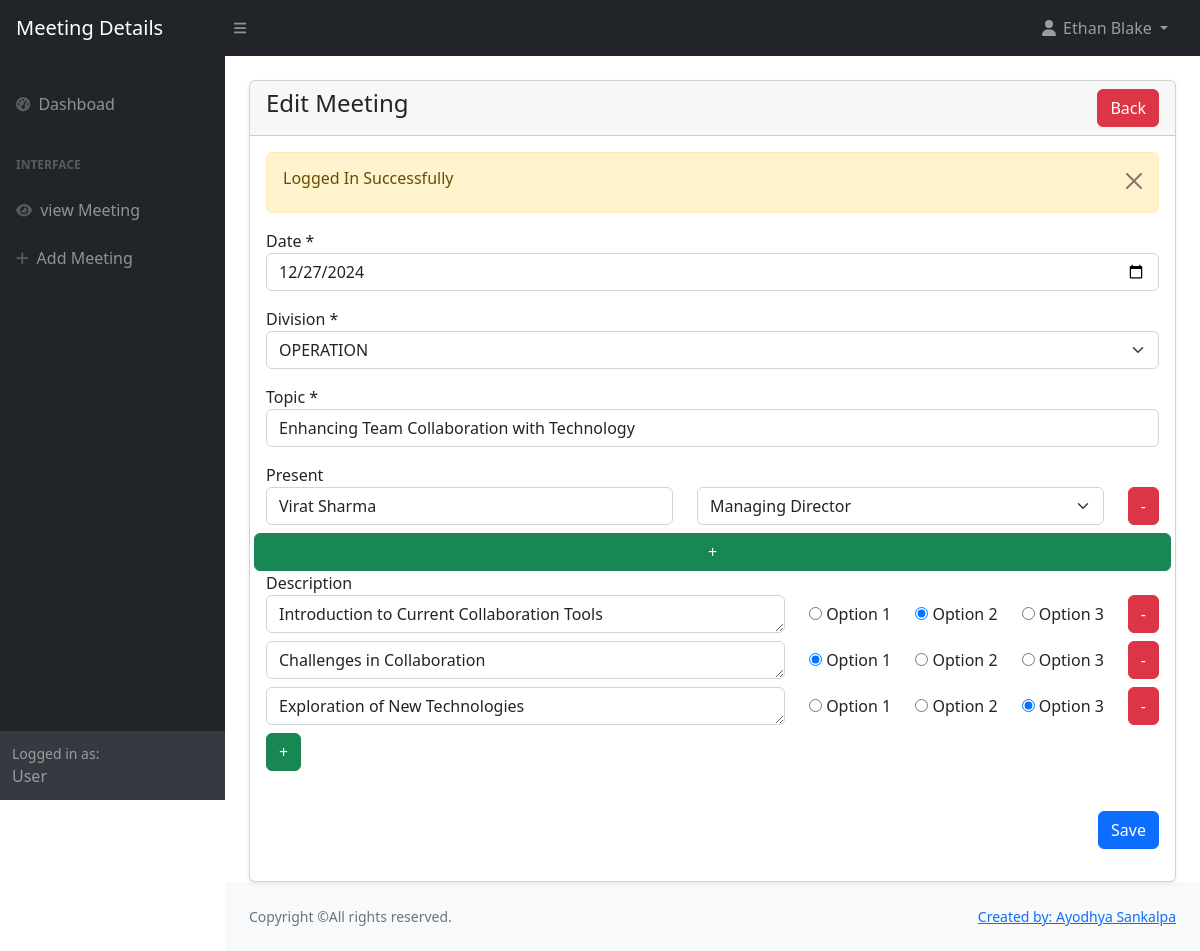
The app's page /user/edit_meeting.php?id=13 (signed in) with its own data.
### tables this page shows
CREATE TABLE `details` (
  `id` int(11) NOT NULL,
  `date` date NOT NULL,
  `division` varchar(100) NOT NULL,
  `topic` varchar(255) NOT NULL,
  `userid` int(11) DEFAULT NULL,
  `created_at` timestamp NOT NULL DEFAULT current_timestamp()
);

CREATE TABLE `meeting_attendees` (
  `id` int(11) NOT NULL,
  `meeting_id` int(11) NOT NULL,
  `name` varchar(150) NOT NULL,
  `designation` varchar(100) NOT NULL
);

CREATE TABLE `meeting_description_options` (
  `id` int(11) NOT NULL,
  `meeting_id` int(11) NOT NULL,
  `description` text DEFAULT NULL,
  `option_selected` varchar(50) DEFAULT NULL
);

### user/edit_meeting.php (the view, shortened to what this page needs)
<?php include('includes/header.php');
?>
<div class="container-fluid px-4">
    <div class="card mt-4 shadow-sm">
        <div class="card-header">
            <h4 class="mb-0">Edit Meeting
                <a href="meeting.php" class="btn btn-danger float-end">Back</a>
            </h4>
        </div>
        <div class="card-body">
            <form action="code.php" method="POST" enctype="multipart/form-data">
                <?php
                $paramValue = checkParamId('id');
                $details = getById('details', $paramValue);
                if ($details) {
                    if ($details['status'] == 200) {
                ?>
                    <div class="row">
                        <div class="col-md-12 mb-3">
                            <label for="">Date *</label>
                            <input type="date" name="date" value="<?= $details['data']['date']; ?>" required class="form-control">
                        </div>
                        <div class="col-md-12 mb-3">
                            <label for="">Division *</label>
                            <select name="division" class="form-select" required>
                                <?php
                                    $divisions = getAll('divisions');
                                    if($divisions){
                                        if(mysqli_num_rows($divisions) > 0){
                                            foreach($divisions as $divItem){
                                                $selected = ($divItem['division_name'] == $details['data']['division']) ? 'selected' : '';
                                                echo '<option value="'.$divItem['division_name'].'" '.$selected.'>'.$divItem['division_name'].'</option>';
                                            }
                                        }else{
                                            echo '<option value="">No divisions Found</option>';
                                        }
                                    }
                                    else{
                                        echo '<option value="">Something Went Wrong</option>';
                                    }
                                ?>
                            </select>
                        </div>
                        <div class="col-md-12 mb-3">
                            <label for="">Topic *</label>
                            <input type="text" name="topic" value="<?= $details['data']['topic']; ?>" required class="form-control">
                        </div>
                        <label>Present</label>
                        <div id="presentFields">
                            <?php
                                $attendees = getAttendeesByMeetingId($details['data']['id']);
                                if($attendees){
                                    foreach ($attendees as $index => $attendee) {
                            ?>
                                <div class="row mb-2 align-items-center">
                                    <div class="col">
                                        <input type="text" name="present_name[]" value="<?= $attendee['name']; ?>" class="form-control" placeholder="Name">
                                    </div>
                                    <div class="col">
                                        <select name="designation[]" class="form-select">
                                            <option value="<?= $attendee['designation']; ?>"><?= $attendee['designation']; ?></option>
                                        </select>
                                    </div>
                                    <div class="col-auto">
                                        <a href="javascript:void(0);" class="btn btn-danger removeField"> - </a>
                                    </div>
                                </div>
                            <?php } } ?>
                        </div>
                        <a href="javascript:void(0);" class="btn btn-success" id="addPresentBtn">+</a>
                        <div class="col-md-12 mb-3">
                            <label for="">Description</label>
                            <div id="descriptionFields">
                                <?php
                                    $descriptions = getDescriptionsByMeetingId($details['data']['id']);
                                    if($descriptions){
                                        foreach ($descriptions as $index => $description) {
                                ?>
                                <div class="row mb-2 align-items-center">
                                    <div class="col">
                                        <textarea name="description[]" class="form-control" rows="1"><?= $description['description']; ?></textarea>
                                    </div>
                                    <div class="col-auto">
                                        <label><input type="radio" name="option[<?= $index ?>]" value="Option 1" <?= ($description['option_selected'] == 'Option 1') ? 'checked' : ''; ?>> Option 1</label>
                                    </div>
                                    <div class="col-auto">
                                        <label><input type="radio" name="option[<?= $index ?>]" value="Option 2" <?= ($description['option_selected'] == 'Option 2') ? 'checked' : ''; ?>> Option 2</label>
                                    </div>
                                    <div class="col-auto">
                                        <label><input type="radio" name="option[<?= $index ?>]" value="Option 3" <?= ($description['option_selected'] == 'Option 3') ? 'checked' : ''; ?>> Option 3</label>
                                    </div>
                                    <div class="col-auto">
                                        <a href="javascript:void(0);" class="btn btn-danger removeDescriptionField"> - </a>
                                    </div>
                                </div>
                                <?php } } ?>
                            </div>
                            <a href="javascript:void(0);" class="btn btn-success" id="addDescriptionBtn">+</a>
                        </div>
                        <div class="col-md-12 mb-3 text-end">
                            <br />
                            <button type="submit" name="updateMeeting" class="btn btn-primary">Save</button>
                        </div>
                    </div>
                <?php
                    } else {
                        echo '<h5>' . $details['message'] . '</h5>';
                    }
                } else {
                    echo '<h5>Something Went Wrong</h5>';
                    return false;
                }
                ?>
            </form>
        </div>
    </div>
</div>
<?php include('includes/footer.php'); ?>

### records on screen
details: date "12/27/2024", topic "Enhancing Team Collaboration with Technology"
meeting_attendees: name "Virat Sharma", designation "Managing Director"
meeting_description_options: description "Introduction to Current Collaboration Tools", option_selected "☐ Option 1", option_selected "☑ Option 2", option_selected "☐ Option 3"
meeting_description_options: description "Challenges in Collaboration", option_selected "☑ Option 1", option_selected "☐ Option 2", option_selected "☐ Option 3"
meeting_description_options: description "Exploration of New Technologies", option_selected "☐ Option 1", option_selected "☐ Option 2", option_selected "☑ Option 3"

### other values on screen
$userName "Ethan Blake"
$_SESSION['status'] "Logged In Successfully"
form field division "OPERATION"
